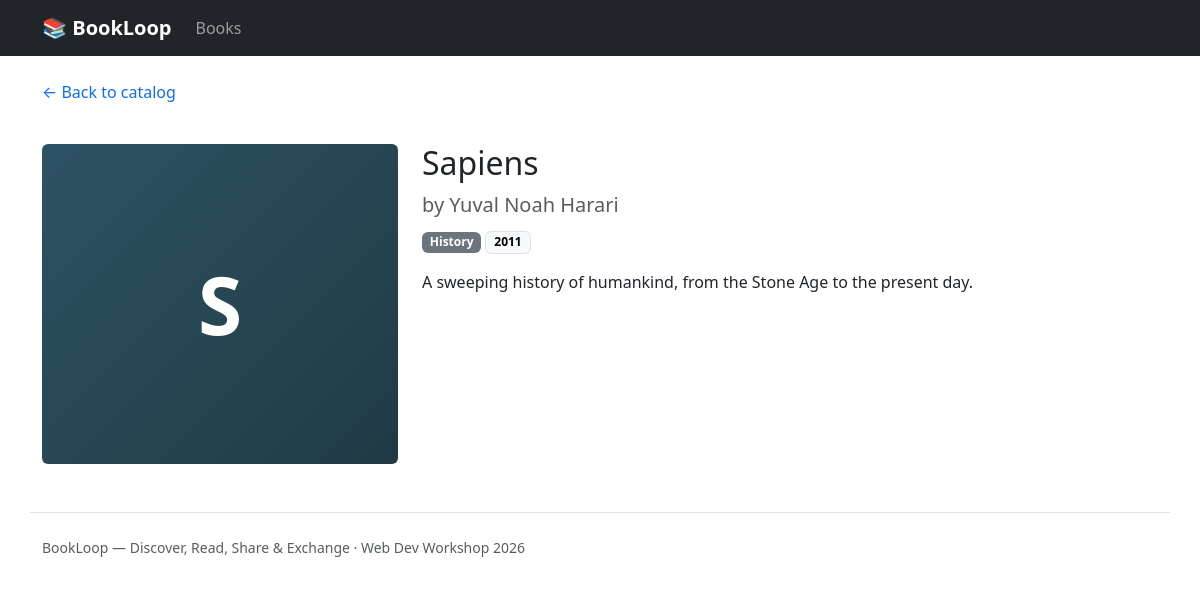
Screenshot of /book.php?id=4 with the database file from the repository.
### tables this page shows
CREATE TABLE books (
  id          INT UNSIGNED NOT NULL AUTO_INCREMENT,
  title       VARCHAR(200) NOT NULL,
  author      VARCHAR(120) NOT NULL,
  genre       VARCHAR(60)  NOT NULL,
  year        SMALLINT     NULL,
  description TEXT         NULL,
  created_at  TIMESTAMP    NOT NULL DEFAULT CURRENT_TIMESTAMP,
  PRIMARY KEY (id)
);

### book.php (the view, shortened to what this page needs)
<?php
require 'config.php';
$id = (int) ($_GET['id'] ?? 0);
$stmt = $pdo->prepare('SELECT * FROM books WHERE id = ?');
$stmt->execute([$id]);
$book = $stmt->fetch();
require 'includes/header.php';
?>
<a href="index.php" class="text-decoration-none">&larr; Back to catalog</a>
<div class="row mt-3 g-4">
    <div class="col-md-4">
        <div class="book-cover rounded" style="height:320px;font-size:5rem;">
            <?= htmlspecialchars(mb_substr($book['title'], 0, 1)) ?>
        </div>
    </div>
    <div class="col-md-8">
        <h1 class="h2"><?= htmlspecialchars($book['title']) ?></h1>
        <p class="lead text-muted mb-2">by <?= htmlspecialchars($book['author']) ?></p>
        <p>
            <span class="badge text-bg-secondary"><?= htmlspecialchars($book['genre']) ?></span>
            <?php if ($book['year']): ?>
                <span class="badge text-bg-light border"><?= $book['year'] ?></span>
            <?php endif; ?>
        </p>
        <p><?= nl2br(htmlspecialchars($book['description'] ?? '')) ?></p>
    </div>
</div>
<?php require 'includes/footer.php'; ?>

### assets/style.css (style rules this page uses)
.book-cover { height: 160px; display: flex; align-items: center; justify-content: center; font-size: 2.5rem; font-weight: 700; color: #fff; background: linear-gradient(135deg, #2c5364, #203a43); border-radius: .375rem .375rem 0 0; }

### rows the page displays
books: title "S", title "Sapiens", author "Yuval Noah Harari", genre "History", year "2011", description "A sweeping history of humankind, from the Stone Age to the present day."
